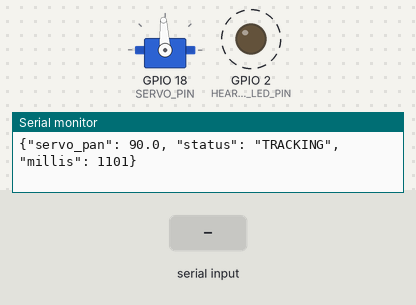
Simulated run of this sketch. Board: ESP32. Shown: servo, output pins drawn as LEDs (lit = HIGH), the last lines printed to the serial monitor. Dashed ring = blinking. The inputs (shaded band) are chosen by the test bench. Servo pulses on a pin are drawn as a servo (544–2400 µs = 0–180°).

Above: at 1.2 s.
1.3 s: "pan:1\n" received over Serial
At 2.9 s:
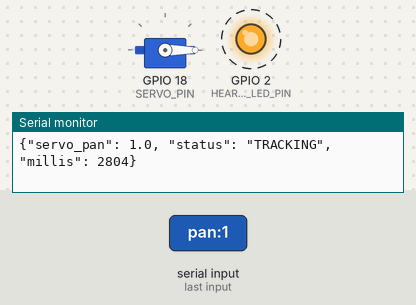
4.3 s: "pan:150\n" received over Serial
At 6.9 s:
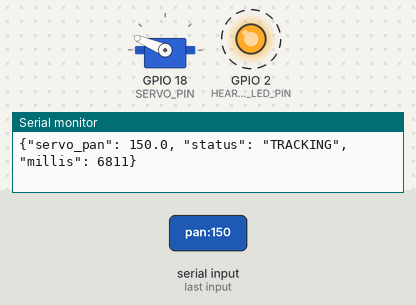
7.3 s: "pan:1\n" received over Serial
At 7.76 s:
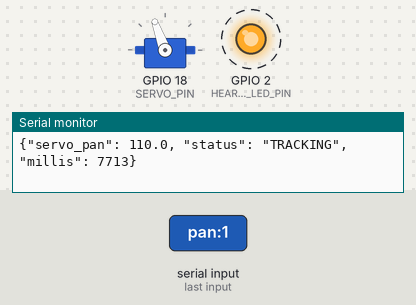
Timing chart, 0 to 16.3 s (numbered marks = the images above; inputs shaded):
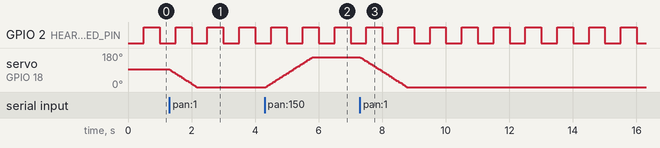

Measured:
- after the input at 1.3 s, servo on GPIO 18 (SERVO_PIN): moves from 93° to 0° over 0.85 s, starting at once
- after the input at 4.3 s, servo on GPIO 18 (SERVO_PIN): moves from 0° to 157° over 1.5 s, starting at once
- after the input at 7.3 s, servo on GPIO 18 (SERVO_PIN): moves from 157° to 0° over 1.5 s, starting at once
- by itself, GPIO 2 (HEARTBEAT_LED_PIN): alternates HIGH for 0.50 s and LOW for 0.50 s

The sketch:

esp32_servo_tracker.ino
```cpp
/*
 * =====================================================================================
 * ESP32 MG996R Servo Tracker Firmware
 * Direct Single-Axis / Pan Gimbal Actuation Controller for SMART-SHIELD Anti-Drone System
 * =====================================================================================
 * Pinout:
 * - Servo Signal (PWM): GPIO 18 (D18) (MG996R Servo, 50Hz PWM, 500-2500us)
 * - Heartbeat LED:      GPIO 2  (Built-in LED)
 * - Serial Link:        USB CDC / UART0 @ 115200 baud
 *
 * Communication:
 * - Input (JSON):  {"pan": 90.0} or {"pan": 105.3, "threat": "HIGH"}
 * - Output (JSON): {"servo_pan": 90.0, "status": "TRACKING", "millis": 12345}
 * - Startup:       {"status": "READY", "servo_pan": 90.0}
 * =====================================================================================
 */

#include <Arduino.h>

// ----------------- CONFIGURATION CONSTANTS -----------------
#define SERVO_PIN         18       // GPIO 18 (D18) for MG996R PWM signal
#define HEARTBEAT_LED_PIN 2        // GPIO 2 for built-in heartbeat LED
#define SERIAL_BAUD       115200   // USB Serial baud rate

// PWM Configuration (Universal ESP32 Core 2.x & 3.x compatible)
#define PWM_CHANNEL       0        // LEDC PWM Channel for Core 2.x
#define PWM_FREQ_HZ       50       // 50Hz standard servo frequency (20ms period)
#define PWM_RESOLUTION    16       // 16-bit resolution (0 - 65535 ticks)
#define DUTY_MIN_TICKS    1638     // 500us pulse at 50Hz (0 deg) -> 65536 * 0.5/20.0
#define DUTY_MAX_TICKS    8192     // 2500us pulse at 50Hz (180 deg) -> 65536 * 2.5/20.0

// Motion Smoothing & Timing Parameters
#define MAX_STEP_DEG      2.0f     // Max angle increment per 20ms cycle (~100 deg/s)
#define SERVO_INTERVAL_MS 20       // Servo position update interval (50Hz)
#define ACK_INTERVAL_MS   100      // Serial acknowledgment telemetry interval (10Hz)
#define LED_BLINK_MS      500      // Heartbeat LED toggle interval

// ----------------- SYSTEM STATE -----------------
float targetPanAngle  = 90.0f;     // Desired pan angle (0.0 - 180.0 deg)
float currentPanAngle = 90.0f;     // Current smoothed servo position

uint32_t lastServoUpdate = 0;
uint32_t lastAckTime     = 0;
uint32_t lastLedBlink    = 0;
bool ledState            = false;

String serialRxBuffer    = "";

// ----------------- HELPER FUNCTIONS -----------------

// Converts pan angle (0-180 deg) to 16-bit LEDC duty cycle
uint32_t angleToDuty(float angleDeg) {
  angleDeg = constrain(angleDeg, 0.0f, 180.0f);
  return (uint32_t)(DUTY_MIN_TICKS + (angleDeg / 180.0f) * (DUTY_MAX_TICKS - DUTY_MIN_TICKS));
}

// Writes duty cycle directly to GPIO (compatible with Core 2.x and Core 3.x)
void applyServoDuty(float angleDeg) {
  uint32_t duty = angleToDuty(angleDeg);
  #if defined(ESP_ARDUINO_VERSION_MAJOR) && (ESP_ARDUINO_VERSION_MAJOR >= 3)
    ledcWrite(SERVO_PIN, duty);
  #else
    ledcWrite(PWM_CHANNEL, duty);
  #endif
}

// Lightweight manual JSON parser for {"pan": 90.0} without external libraries
void parseSerialCommand(const String& cmd) {
  int panKeyIdx = cmd.indexOf("\"pan\"");
  if (panKeyIdx == -1) {
    panKeyIdx = cmd.indexOf("pan");
  }

  if (panKeyIdx != -1) {
    int colonIdx = cmd.indexOf(':', panKeyIdx);
    if (colonIdx != -1) {
      float parsedAngle = cmd.substring(colonIdx + 1).toFloat();
      targetPanAngle = constrain(parsedAngle, 0.0f, 180.0f);
    }
  }
}

// ----------------- SETUP & LOOP -----------------

void setup() {
  Serial.begin(SERIAL_BAUD);
  pinMode(HEARTBEAT_LED_PIN, OUTPUT);
  digitalWrite(HEARTBEAT_LED_PIN, LOW);

  // Initialize ESP32 LEDC PWM on GPIO 18 (D18)
  #if defined(ESP_ARDUINO_VERSION_MAJOR) && (ESP_ARDUINO_VERSION_MAJOR >= 3)
    ledcAttach(SERVO_PIN, PWM_FREQ_HZ, PWM_RESOLUTION);
  #else
    ledcSetup(PWM_CHANNEL, PWM_FREQ_HZ, PWM_RESOLUTION);
    ledcAttachPin(SERVO_PIN, PWM_CHANNEL);
  #endif

  // Center servo to 90 degrees on startup
  currentPanAngle = 90.0f;
  targetPanAngle = 90.0f;
  applyServoDuty(currentPanAngle);

  // Send startup handshake
  Serial.println("{\"status\": \"READY\", \"servo_pan\": 90.0}");
}

void loop() {
  uint32_t now = millis();

  // 1. Process incoming Serial JSON commands
  while (Serial.available() > 0) {
    char c = (char)Serial.read();
    if (c == '\n' || c == '\r') {
      if (serialRxBuffer.length() > 0) {
        serialRxBuffer.trim();
        parseSerialCommand(serialRxBuffer);
        serialRxBuffer = "";
      }
    } else {
      if (serialRxBuffer.length() < 128) {
        serialRxBuffer += c;
      }
    }
  }

  // 2. Smooth Servo Motion Update (every 20ms)
  if (now - lastServoUpdate >= SERVO_INTERVAL_MS) {
    lastServoUpdate = now;
    if (abs(targetPanAngle - currentPanAngle) > 0.05f) {
      float delta = targetPanAngle - currentPanAngle;
      if (delta > MAX_STEP_DEG) delta = MAX_STEP_DEG;
      else if (delta < -MAX_STEP_DEG) delta = -MAX_STEP_DEG;

      currentPanAngle += delta;
      applyServoDuty(currentPanAngle);
    }
  }

  // 3. Heartbeat LED Toggle (every 500ms)
  if (now - lastLedBlink >= LED_BLINK_MS) {
    lastLedBlink = now;
    ledState = !ledState;
    digitalWrite(HEARTBEAT_LED_PIN, ledState ? HIGH : LOW);
  }

  // 4. Send Periodic Acknowledgment / Telemetry (every 100ms)
  if (now - lastAckTime >= ACK_INTERVAL_MS) {
    lastAckTime = now;
    Serial.printf("{\"servo_pan\": %.1f, \"status\": \"TRACKING\", \"millis\": %lu}\n",
                  currentPanAngle, (unsigned long)now);
  }
}
```
